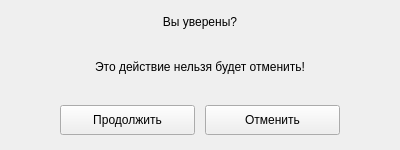
<?xml version="1.0" encoding="UTF-8"?>
<ui version="4.0">
 <class>confirm_popup_widget</class>
 <widget class="QWidget" name="confirm_popup_widget">
  <property name="geometry">
   <rect>
    <x>0</x>
    <y>0</y>
    <width>400</width>
    <height>150</height>
   </rect>
  </property>
  <layout class="QVBoxLayout" name="confirming_popup_layout">
   <property name="spacing">
    <number>10</number>
   </property>
   <property name="leftMargin">
    <number>15</number>
   </property>
   <property name="topMargin">
    <number>15</number>
   </property>
   <property name="rightMargin">
    <number>15</number>
   </property>
   <property name="bottomMargin">
    <number>15</number>
   </property>
   <item>
    <layout class="QVBoxLayout" name="title_layout">
     <item>
      <widget class="QLabel" name="title_label">
       <property name="text">
        <string>Вы уверены?</string>
       </property>
       <property name="alignment">
        <set>Qt::AlignCenter</set>
       </property>
      </widget>
     </item>
     <item>
      <widget class="QLabel" name="description_label">
       <property name="sizePolicy">
        <sizepolicy hsizetype="Preferred" vsizetype="Expanding">
         <horstretch>0</horstretch>
         <verstretch>0</verstretch>
        </sizepolicy>
       </property>
       <property name="text">
        <string>Это действие нельзя будет отменить!</string>
       </property>
       <property name="alignment">
        <set>Qt::AlignCenter</set>
       </property>
      </widget>
     </item>
    </layout>
   </item>
   <item>
    <layout class="QHBoxLayout" name="buttons_layout">
     <property name="spacing">
      <number>10</number>
     </property>
     <property name="leftMargin">
      <number>45</number>
     </property>
     <property name="rightMargin">
      <number>45</number>
     </property>
     <item>
      <widget class="FadingButton" name="continue_button">
       <property name="minimumSize">
        <size>
         <width>0</width>
         <height>30</height>
        </size>
       </property>
       <property name="text">
        <string>Продолжить</string>
       </property>
      </widget>
     </item>
     <item>
      <widget class="FadingButton" name="cancel_button">
       <property name="minimumSize">
        <size>
         <width>0</width>
         <height>30</height>
        </size>
       </property>
       <property name="text">
        <string>Отменить</string>
       </property>
      </widget>
     </item>
    </layout>
   </item>
  </layout>
 </widget>
 <customwidgets>
  <customwidget>
   <class>FadingButton</class>
   <extends>QPushButton</extends>
   <header>core.ui.element.button</header>
  </customwidget>
 </customwidgets>
 <resources/>
 <connections/>
</ui>
